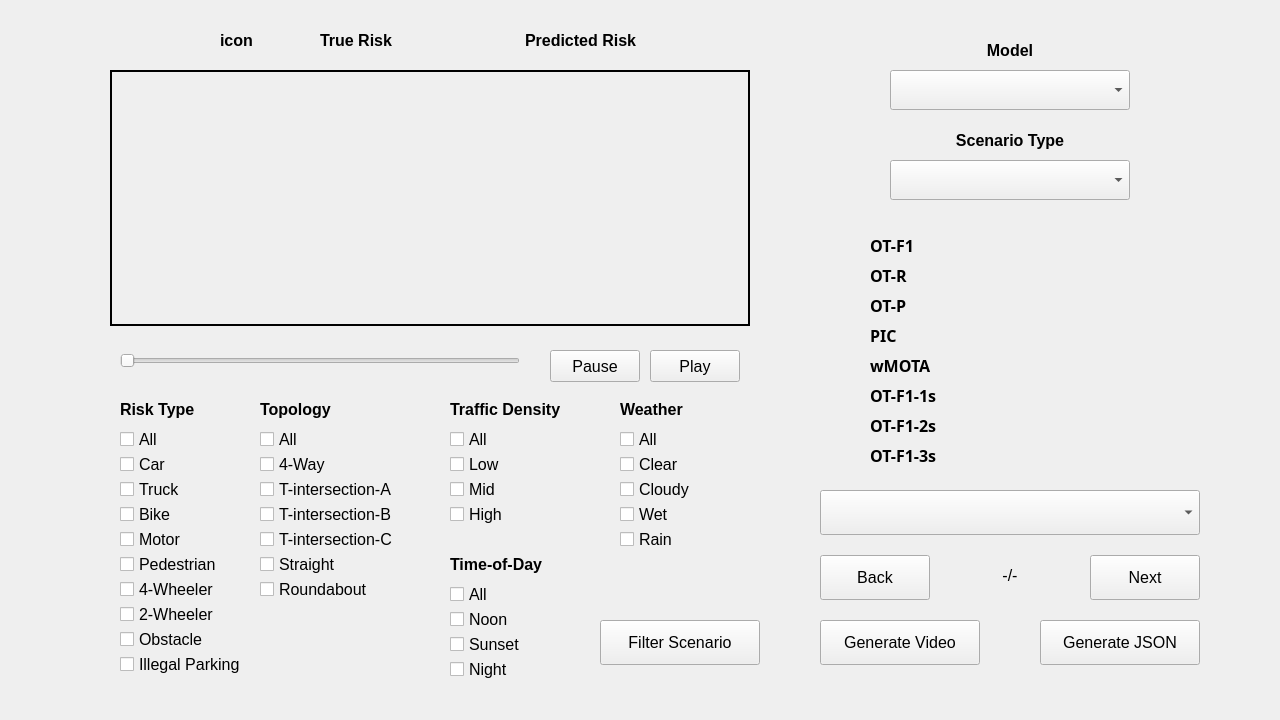
<?xml version="1.0" encoding="UTF-8"?>
<ui version="4.0">
 <class>MainWindow</class>
 <widget class="QMainWindow" name="MainWindow">
  <property name="windowModality">
   <enum>Qt::NonModal</enum>
  </property>
  <property name="geometry">
   <rect>
    <x>0</x>
    <y>0</y>
    <width>1280</width>
    <height>720</height>
   </rect>
  </property>
  <property name="minimumSize">
   <size>
    <width>1280</width>
    <height>720</height>
   </size>
  </property>
  <property name="maximumSize">
   <size>
    <width>1280</width>
    <height>720</height>
   </size>
  </property>
  <property name="font">
   <font>
    <family>Ubuntu</family>
    <pointsize>12</pointsize>
   </font>
  </property>
  <property name="windowTitle">
   <string>Scenario-based Analysis</string>
  </property>
  <widget class="QWidget" name="centralwidget">
   <widget class="QLabel" name="label_videoframe">
    <property name="geometry">
     <rect>
      <x>110</x>
      <y>70</y>
      <width>640</width>
      <height>256</height>
     </rect>
    </property>
    <property name="frameShape">
     <enum>QFrame::WinPanel</enum>
    </property>
    <property name="text">
     <string/>
    </property>
   </widget>
   <widget class="QLabel" name="label_scenario_cnt">
    <property name="geometry">
     <rect>
      <x>950</x>
      <y>555</y>
      <width>120</width>
      <height>40</height>
     </rect>
    </property>
    <property name="text">
     <string>-/-</string>
    </property>
    <property name="alignment">
     <set>Qt::AlignCenter</set>
    </property>
   </widget>
   <widget class="QPushButton" name="button_play">
    <property name="geometry">
     <rect>
      <x>650</x>
      <y>350</y>
      <width>90</width>
      <height>32</height>
     </rect>
    </property>
    <property name="text">
     <string>Play</string>
    </property>
   </widget>
   <widget class="QPushButton" name="button_pause">
    <property name="geometry">
     <rect>
      <x>550</x>
      <y>350</y>
      <width>90</width>
      <height>32</height>
     </rect>
    </property>
    <property name="text">
     <string>Pause</string>
    </property>
   </widget>
   <widget class="QSlider" name="slider_videoframe">
    <property name="geometry">
     <rect>
      <x>120</x>
      <y>350</y>
      <width>400</width>
      <height>22</height>
     </rect>
    </property>
    <property name="orientation">
     <enum>Qt::Horizontal</enum>
    </property>
   </widget>
   <widget class="QPushButton" name="button_back">
    <property name="geometry">
     <rect>
      <x>820</x>
      <y>555</y>
      <width>110</width>
      <height>45</height>
     </rect>
    </property>
    <property name="text">
     <string>Back</string>
    </property>
   </widget>
   <widget class="QPushButton" name="button_next">
    <property name="geometry">
     <rect>
      <x>1090</x>
      <y>555</y>
      <width>110</width>
      <height>45</height>
     </rect>
    </property>
    <property name="text">
     <string>Next</string>
    </property>
   </widget>
   <widget class="QLabel" name="attribute_label">
    <property name="geometry">
     <rect>
      <x>620</x>
      <y>395</y>
      <width>100</width>
      <height>29</height>
     </rect>
    </property>
    <property name="font">
     <font>
      <weight>75</weight>
      <bold>true</bold>
     </font>
    </property>
    <property name="text">
     <string>Weather</string>
    </property>
   </widget>
   <widget class="QLabel" name="model_label">
    <property name="geometry">
     <rect>
      <x>890</x>
      <y>30</y>
      <width>240</width>
      <height>40</height>
     </rect>
    </property>
    <property name="font">
     <font>
      <weight>75</weight>
      <bold>true</bold>
     </font>
    </property>
    <property name="text">
     <string>Model</string>
    </property>
    <property name="alignment">
     <set>Qt::AlignCenter</set>
    </property>
   </widget>
   <widget class="QComboBox" name="comboBox_model">
    <property name="geometry">
     <rect>
      <x>890</x>
      <y>70</y>
      <width>240</width>
      <height>40</height>
     </rect>
    </property>
   </widget>
   <widget class="QLabel" name="type_label">
    <property name="geometry">
     <rect>
      <x>890</x>
      <y>120</y>
      <width>240</width>
      <height>40</height>
     </rect>
    </property>
    <property name="font">
     <font>
      <weight>75</weight>
      <bold>true</bold>
     </font>
    </property>
    <property name="text">
     <string>Scenario Type</string>
    </property>
    <property name="alignment">
     <set>Qt::AlignCenter</set>
    </property>
   </widget>
   <widget class="QComboBox" name="comboBox_type">
    <property name="geometry">
     <rect>
      <x>890</x>
      <y>160</y>
      <width>240</width>
      <height>40</height>
     </rect>
    </property>
   </widget>
   <widget class="QLabel" name="f1_label">
    <property name="geometry">
     <rect>
      <x>870</x>
      <y>230</y>
      <width>280</width>
      <height>30</height>
     </rect>
    </property>
    <property name="font">
     <font>
      <family>AR PL UMing TW</family>
      <weight>75</weight>
      <bold>true</bold>
     </font>
    </property>
    <property name="text">
     <string>OT-F1</string>
    </property>
    <property name="textFormat">
     <enum>Qt::AutoText</enum>
    </property>
    <property name="alignment">
     <set>Qt::AlignLeading|Qt::AlignLeft|Qt::AlignVCenter</set>
    </property>
    <property name="openExternalLinks">
     <bool>false</bool>
    </property>
    <property name="textInteractionFlags">
     <set>Qt::LinksAccessibleByMouse</set>
    </property>
   </widget>
   <widget class="QLabel" name="recall_label">
    <property name="geometry">
     <rect>
      <x>870</x>
      <y>260</y>
      <width>280</width>
      <height>30</height>
     </rect>
    </property>
    <property name="font">
     <font>
      <family>AR PL UMing TW</family>
      <weight>75</weight>
      <bold>true</bold>
     </font>
    </property>
    <property name="text">
     <string>OT-R</string>
    </property>
   </widget>
   <widget class="QLabel" name="precision_label">
    <property name="geometry">
     <rect>
      <x>870</x>
      <y>290</y>
      <width>280</width>
      <height>30</height>
     </rect>
    </property>
    <property name="font">
     <font>
      <family>AR PL UMing TW</family>
      <weight>75</weight>
      <bold>true</bold>
     </font>
    </property>
    <property name="text">
     <string>OT-P</string>
    </property>
   </widget>
   <widget class="QLabel" name="pic_fa_label">
    <property name="geometry">
     <rect>
      <x>870</x>
      <y>320</y>
      <width>280</width>
      <height>30</height>
     </rect>
    </property>
    <property name="font">
     <font>
      <family>AR PL UMing TW</family>
      <weight>75</weight>
      <bold>true</bold>
     </font>
    </property>
    <property name="text">
     <string>PIC</string>
    </property>
   </widget>
   <widget class="QPushButton" name="button_gen_gif">
    <property name="geometry">
     <rect>
      <x>820</x>
      <y>620</y>
      <width>160</width>
      <height>45</height>
     </rect>
    </property>
    <property name="font">
     <font>
      <pointsize>12</pointsize>
     </font>
    </property>
    <property name="text">
     <string>Generate Video</string>
    </property>
   </widget>
   <widget class="QCheckBox" name="checkBox_weather_all">
    <property name="geometry">
     <rect>
      <x>620</x>
      <y>425</y>
      <width>80</width>
      <height>29</height>
     </rect>
    </property>
    <property name="text">
     <string>All</string>
    </property>
   </widget>
   <widget class="QCheckBox" name="checkBox_time_night">
    <property name="geometry">
     <rect>
      <x>450</x>
      <y>655</y>
      <width>110</width>
      <height>29</height>
     </rect>
    </property>
    <property name="text">
     <string>Night</string>
    </property>
   </widget>
   <widget class="QCheckBox" name="checkBox_weather_rain">
    <property name="geometry">
     <rect>
      <x>620</x>
      <y>525</y>
      <width>110</width>
      <height>29</height>
     </rect>
    </property>
    <property name="text">
     <string>Rain</string>
    </property>
   </widget>
   <widget class="QCheckBox" name="checkBox_time_sunset">
    <property name="geometry">
     <rect>
      <x>450</x>
      <y>630</y>
      <width>110</width>
      <height>29</height>
     </rect>
    </property>
    <property name="text">
     <string>Sunset</string>
    </property>
   </widget>
   <widget class="QLabel" name="attribute_label_2">
    <property name="geometry">
     <rect>
      <x>450</x>
      <y>395</y>
      <width>150</width>
      <height>29</height>
     </rect>
    </property>
    <property name="font">
     <font>
      <weight>75</weight>
      <bold>true</bold>
     </font>
    </property>
    <property name="text">
     <string>Traffic Density</string>
    </property>
   </widget>
   <widget class="QCheckBox" name="checkBox_density_all">
    <property name="geometry">
     <rect>
      <x>450</x>
      <y>425</y>
      <width>80</width>
      <height>29</height>
     </rect>
    </property>
    <property name="text">
     <string>All</string>
    </property>
   </widget>
   <widget class="QCheckBox" name="checkBox_density_mid">
    <property name="geometry">
     <rect>
      <x>450</x>
      <y>475</y>
      <width>110</width>
      <height>29</height>
     </rect>
    </property>
    <property name="text">
     <string>Mid</string>
    </property>
   </widget>
   <widget class="QCheckBox" name="checkBox_density_high">
    <property name="geometry">
     <rect>
      <x>450</x>
      <y>500</y>
      <width>110</width>
      <height>29</height>
     </rect>
    </property>
    <property name="text">
     <string>High</string>
    </property>
   </widget>
   <widget class="QCheckBox" name="checkBox_density_low">
    <property name="geometry">
     <rect>
      <x>450</x>
      <y>450</y>
      <width>110</width>
      <height>29</height>
     </rect>
    </property>
    <property name="text">
     <string>Low</string>
    </property>
   </widget>
   <widget class="QLabel" name="attribute_label_3">
    <property name="geometry">
     <rect>
      <x>120</x>
      <y>395</y>
      <width>100</width>
      <height>29</height>
     </rect>
    </property>
    <property name="font">
     <font>
      <weight>75</weight>
      <bold>true</bold>
     </font>
    </property>
    <property name="text">
     <string>Risk Type</string>
    </property>
   </widget>
   <widget class="QCheckBox" name="checkBox_actor_motor">
    <property name="geometry">
     <rect>
      <x>120</x>
      <y>525</y>
      <width>110</width>
      <height>29</height>
     </rect>
    </property>
    <property name="text">
     <string>Motor</string>
    </property>
   </widget>
   <widget class="QCheckBox" name="checkBox_actor_car">
    <property name="geometry">
     <rect>
      <x>120</x>
      <y>450</y>
      <width>110</width>
      <height>29</height>
     </rect>
    </property>
    <property name="text">
     <string>Car</string>
    </property>
   </widget>
   <widget class="QCheckBox" name="checkBox_actor_bike">
    <property name="geometry">
     <rect>
      <x>120</x>
      <y>500</y>
      <width>110</width>
      <height>29</height>
     </rect>
    </property>
    <property name="text">
     <string>Bike</string>
    </property>
   </widget>
   <widget class="QCheckBox" name="checkBox_actor_all">
    <property name="geometry">
     <rect>
      <x>120</x>
      <y>425</y>
      <width>80</width>
      <height>29</height>
     </rect>
    </property>
    <property name="text">
     <string>All</string>
    </property>
   </widget>
   <widget class="QCheckBox" name="checkBox_actor_truck">
    <property name="geometry">
     <rect>
      <x>120</x>
      <y>475</y>
      <width>110</width>
      <height>29</height>
     </rect>
    </property>
    <property name="text">
     <string>Truck</string>
    </property>
   </widget>
   <widget class="QCheckBox" name="checkBox_actor_pedestrian">
    <property name="geometry">
     <rect>
      <x>120</x>
      <y>550</y>
      <width>120</width>
      <height>29</height>
     </rect>
    </property>
    <property name="text">
     <string>Pedestrian</string>
    </property>
   </widget>
   <widget class="QCheckBox" name="checkBox_actor_4wheel">
    <property name="geometry">
     <rect>
      <x>120</x>
      <y>575</y>
      <width>120</width>
      <height>29</height>
     </rect>
    </property>
    <property name="text">
     <string>4-Wheeler</string>
    </property>
   </widget>
   <widget class="QCheckBox" name="checkBox_actor_2wheel">
    <property name="geometry">
     <rect>
      <x>120</x>
      <y>600</y>
      <width>120</width>
      <height>29</height>
     </rect>
    </property>
    <property name="text">
     <string>2-Wheeler</string>
    </property>
   </widget>
   <widget class="QCheckBox" name="checkBox_time_noon">
    <property name="geometry">
     <rect>
      <x>450</x>
      <y>605</y>
      <width>110</width>
      <height>29</height>
     </rect>
    </property>
    <property name="text">
     <string>Noon</string>
    </property>
   </widget>
   <widget class="QCheckBox" name="checkBox_weather_cloudy">
    <property name="geometry">
     <rect>
      <x>620</x>
      <y>475</y>
      <width>110</width>
      <height>29</height>
     </rect>
    </property>
    <property name="text">
     <string>Cloudy</string>
    </property>
   </widget>
   <widget class="QCheckBox" name="checkBox_weather_clear">
    <property name="geometry">
     <rect>
      <x>620</x>
      <y>450</y>
      <width>110</width>
      <height>29</height>
     </rect>
    </property>
    <property name="text">
     <string>Clear</string>
    </property>
   </widget>
   <widget class="QCheckBox" name="checkBox_topology_3way_A">
    <property name="geometry">
     <rect>
      <x>260</x>
      <y>475</y>
      <width>170</width>
      <height>29</height>
     </rect>
    </property>
    <property name="text">
     <string>T-intersection-A</string>
    </property>
   </widget>
   <widget class="QCheckBox" name="checkBox_topology_straight">
    <property name="geometry">
     <rect>
      <x>260</x>
      <y>550</y>
      <width>110</width>
      <height>29</height>
     </rect>
    </property>
    <property name="text">
     <string>Straight</string>
    </property>
   </widget>
   <widget class="QLabel" name="attribute_label_4">
    <property name="geometry">
     <rect>
      <x>260</x>
      <y>395</y>
      <width>100</width>
      <height>29</height>
     </rect>
    </property>
    <property name="font">
     <font>
      <weight>75</weight>
      <bold>true</bold>
     </font>
    </property>
    <property name="text">
     <string>Topology</string>
    </property>
   </widget>
   <widget class="QCheckBox" name="checkBox_topology_all">
    <property name="geometry">
     <rect>
      <x>260</x>
      <y>425</y>
      <width>80</width>
      <height>29</height>
     </rect>
    </property>
    <property name="text">
     <string>All</string>
    </property>
   </widget>
   <widget class="QCheckBox" name="checkBox_topology_4way">
    <property name="geometry">
     <rect>
      <x>260</x>
      <y>450</y>
      <width>110</width>
      <height>29</height>
     </rect>
    </property>
    <property name="text">
     <string>4-Way</string>
    </property>
   </widget>
   <widget class="QCheckBox" name="checkBox_topology_roundabout">
    <property name="geometry">
     <rect>
      <x>260</x>
      <y>575</y>
      <width>170</width>
      <height>29</height>
     </rect>
    </property>
    <property name="text">
     <string>Roundabout</string>
    </property>
   </widget>
   <widget class="QComboBox" name="comboBox_scenario_list">
    <property name="geometry">
     <rect>
      <x>820</x>
      <y>490</y>
      <width>380</width>
      <height>45</height>
     </rect>
    </property>
    <property name="sizePolicy">
     <sizepolicy hsizetype="Fixed" vsizetype="Fixed">
      <horstretch>0</horstretch>
      <verstretch>0</verstretch>
     </sizepolicy>
    </property>
    <property name="font">
     <font>
      <weight>50</weight>
      <bold>false</bold>
     </font>
    </property>
    <property name="iconSize">
     <size>
      <width>20</width>
      <height>20</height>
     </size>
    </property>
   </widget>
   <widget class="QPushButton" name="button_filter_scenario">
    <property name="geometry">
     <rect>
      <x>600</x>
      <y>620</y>
      <width>160</width>
      <height>45</height>
     </rect>
    </property>
    <property name="text">
     <string>Filter Scenario</string>
    </property>
   </widget>
   <widget class="QPushButton" name="button_gen_json">
    <property name="geometry">
     <rect>
      <x>1040</x>
      <y>620</y>
      <width>160</width>
      <height>45</height>
     </rect>
    </property>
    <property name="toolTip">
     <string>&lt;html&gt;&lt;head/&gt;&lt;body&gt;&lt;p&gt;123&lt;/p&gt;&lt;/body&gt;&lt;/html&gt;</string>
    </property>
    <property name="text">
     <string>Generate JSON</string>
    </property>
   </widget>
   <widget class="QCheckBox" name="checkBox_topology_3way_C">
    <property name="geometry">
     <rect>
      <x>260</x>
      <y>525</y>
      <width>170</width>
      <height>29</height>
     </rect>
    </property>
    <property name="text">
     <string>T-intersection-C</string>
    </property>
   </widget>
   <widget class="QCheckBox" name="checkBox_topology_3way_B">
    <property name="geometry">
     <rect>
      <x>260</x>
      <y>500</y>
      <width>170</width>
      <height>29</height>
     </rect>
    </property>
    <property name="text">
     <string>T-intersection-B</string>
    </property>
   </widget>
   <widget class="QLabel" name="attribute_label_5">
    <property name="geometry">
     <rect>
      <x>450</x>
      <y>550</y>
      <width>120</width>
      <height>29</height>
     </rect>
    </property>
    <property name="font">
     <font>
      <weight>75</weight>
      <bold>true</bold>
     </font>
    </property>
    <property name="text">
     <string>Time-of-Day</string>
    </property>
   </widget>
   <widget class="QCheckBox" name="checkBox_time_all">
    <property name="geometry">
     <rect>
      <x>450</x>
      <y>580</y>
      <width>80</width>
      <height>29</height>
     </rect>
    </property>
    <property name="text">
     <string>All</string>
    </property>
   </widget>
   <widget class="QLabel" name="consistency_label_1">
    <property name="geometry">
     <rect>
      <x>870</x>
      <y>380</y>
      <width>280</width>
      <height>30</height>
     </rect>
    </property>
    <property name="font">
     <font>
      <family>AR PL UMing TW</family>
      <weight>75</weight>
      <bold>true</bold>
     </font>
    </property>
    <property name="text">
     <string>OT-F1-1s</string>
    </property>
   </widget>
   <widget class="QLabel" name="consistency_label_2">
    <property name="geometry">
     <rect>
      <x>870</x>
      <y>410</y>
      <width>280</width>
      <height>30</height>
     </rect>
    </property>
    <property name="font">
     <font>
      <family>AR PL UMing TW</family>
      <weight>75</weight>
      <bold>true</bold>
     </font>
    </property>
    <property name="text">
     <string>OT-F1-2s</string>
    </property>
   </widget>
   <widget class="QLabel" name="consistency_label_3">
    <property name="geometry">
     <rect>
      <x>870</x>
      <y>440</y>
      <width>280</width>
      <height>30</height>
     </rect>
    </property>
    <property name="font">
     <font>
      <family>AR PL UMing TW</family>
      <weight>75</weight>
      <bold>true</bold>
     </font>
    </property>
    <property name="text">
     <string>OT-F1-3s</string>
    </property>
   </widget>
   <widget class="QCheckBox" name="checkBox_weather_wet">
    <property name="geometry">
     <rect>
      <x>620</x>
      <y>500</y>
      <width>110</width>
      <height>29</height>
     </rect>
    </property>
    <property name="text">
     <string>Wet</string>
    </property>
   </widget>
   <widget class="QLabel" name="f1_diff_label">
    <property name="geometry">
     <rect>
      <x>1060</x>
      <y>230</y>
      <width>181</width>
      <height>30</height>
     </rect>
    </property>
    <property name="font">
     <font>
      <family>AR PL UMing TW</family>
      <weight>75</weight>
      <bold>true</bold>
     </font>
    </property>
    <property name="text">
     <string/>
    </property>
    <property name="textFormat">
     <enum>Qt::AutoText</enum>
    </property>
    <property name="alignment">
     <set>Qt::AlignCenter</set>
    </property>
    <property name="openExternalLinks">
     <bool>false</bool>
    </property>
    <property name="textInteractionFlags">
     <set>Qt::LinksAccessibleByMouse</set>
    </property>
   </widget>
   <widget class="QLabel" name="recall_diff_label">
    <property name="geometry">
     <rect>
      <x>1060</x>
      <y>260</y>
      <width>181</width>
      <height>30</height>
     </rect>
    </property>
    <property name="font">
     <font>
      <family>AR PL UMing TW</family>
      <weight>75</weight>
      <bold>true</bold>
     </font>
    </property>
    <property name="text">
     <string/>
    </property>
    <property name="textFormat">
     <enum>Qt::AutoText</enum>
    </property>
    <property name="alignment">
     <set>Qt::AlignCenter</set>
    </property>
    <property name="openExternalLinks">
     <bool>false</bool>
    </property>
    <property name="textInteractionFlags">
     <set>Qt::LinksAccessibleByMouse</set>
    </property>
   </widget>
   <widget class="QLabel" name="precision_diff_label">
    <property name="geometry">
     <rect>
      <x>1060</x>
      <y>290</y>
      <width>181</width>
      <height>30</height>
     </rect>
    </property>
    <property name="font">
     <font>
      <family>AR PL UMing TW</family>
      <weight>75</weight>
      <bold>true</bold>
     </font>
    </property>
    <property name="text">
     <string/>
    </property>
    <property name="textFormat">
     <enum>Qt::AutoText</enum>
    </property>
    <property name="alignment">
     <set>Qt::AlignCenter</set>
    </property>
    <property name="openExternalLinks">
     <bool>false</bool>
    </property>
    <property name="textInteractionFlags">
     <set>Qt::LinksAccessibleByMouse</set>
    </property>
   </widget>
   <widget class="QLabel" name="pic_fa_diff_label">
    <property name="geometry">
     <rect>
      <x>1060</x>
      <y>320</y>
      <width>181</width>
      <height>30</height>
     </rect>
    </property>
    <property name="font">
     <font>
      <family>AR PL UMing TW</family>
      <weight>75</weight>
      <bold>true</bold>
     </font>
    </property>
    <property name="text">
     <string/>
    </property>
    <property name="textFormat">
     <enum>Qt::AutoText</enum>
    </property>
    <property name="alignment">
     <set>Qt::AlignCenter</set>
    </property>
    <property name="openExternalLinks">
     <bool>false</bool>
    </property>
    <property name="textInteractionFlags">
     <set>Qt::LinksAccessibleByMouse</set>
    </property>
   </widget>
   <widget class="QLabel" name="consistency_diff_label_1">
    <property name="geometry">
     <rect>
      <x>1060</x>
      <y>380</y>
      <width>181</width>
      <height>30</height>
     </rect>
    </property>
    <property name="font">
     <font>
      <family>AR PL UMing TW</family>
      <weight>75</weight>
      <bold>true</bold>
     </font>
    </property>
    <property name="text">
     <string/>
    </property>
    <property name="textFormat">
     <enum>Qt::AutoText</enum>
    </property>
    <property name="alignment">
     <set>Qt::AlignCenter</set>
    </property>
    <property name="openExternalLinks">
     <bool>false</bool>
    </property>
    <property name="textInteractionFlags">
     <set>Qt::LinksAccessibleByMouse</set>
    </property>
   </widget>
   <widget class="QLabel" name="consistency_diff_label_2">
    <property name="geometry">
     <rect>
      <x>1060</x>
      <y>410</y>
      <width>181</width>
      <height>30</height>
     </rect>
    </property>
    <property name="font">
     <font>
      <family>AR PL UMing TW</family>
      <weight>75</weight>
      <bold>true</bold>
     </font>
    </property>
    <property name="text">
     <string/>
    </property>
    <property name="textFormat">
     <enum>Qt::AutoText</enum>
    </property>
    <property name="alignment">
     <set>Qt::AlignCenter</set>
    </property>
    <property name="openExternalLinks">
     <bool>false</bool>
    </property>
    <property name="textInteractionFlags">
     <set>Qt::LinksAccessibleByMouse</set>
    </property>
   </widget>
   <widget class="QLabel" name="consistency_diff_label_3">
    <property name="geometry">
     <rect>
      <x>1060</x>
      <y>440</y>
      <width>181</width>
      <height>30</height>
     </rect>
    </property>
    <property name="font">
     <font>
      <family>AR PL UMing TW</family>
      <weight>75</weight>
      <bold>true</bold>
     </font>
    </property>
    <property name="text">
     <string/>
    </property>
    <property name="textFormat">
     <enum>Qt::AutoText</enum>
    </property>
    <property name="alignment">
     <set>Qt::AlignCenter</set>
    </property>
    <property name="openExternalLinks">
     <bool>false</bool>
    </property>
    <property name="textInteractionFlags">
     <set>Qt::LinksAccessibleByMouse</set>
    </property>
   </widget>
   <widget class="QLabel" name="label_icon">
    <property name="geometry">
     <rect>
      <x>220</x>
      <y>15</y>
      <width>420</width>
      <height>50</height>
     </rect>
    </property>
    <property name="font">
     <font>
      <weight>75</weight>
      <bold>true</bold>
     </font>
    </property>
    <property name="frameShape">
     <enum>QFrame::NoFrame</enum>
    </property>
    <property name="text">
     <string>icon</string>
    </property>
   </widget>
   <widget class="QLabel" name="label_icon_2">
    <property name="geometry">
     <rect>
      <x>320</x>
      <y>15</y>
      <width>101</width>
      <height>50</height>
     </rect>
    </property>
    <property name="font">
     <font>
      <weight>75</weight>
      <bold>true</bold>
     </font>
    </property>
    <property name="frameShape">
     <enum>QFrame::NoFrame</enum>
    </property>
    <property name="text">
     <string>True Risk</string>
    </property>
   </widget>
   <widget class="QLabel" name="label_icon_3">
    <property name="geometry">
     <rect>
      <x>525</x>
      <y>15</y>
      <width>160</width>
      <height>50</height>
     </rect>
    </property>
    <property name="font">
     <font>
      <weight>75</weight>
      <bold>true</bold>
     </font>
    </property>
    <property name="frameShape">
     <enum>QFrame::NoFrame</enum>
    </property>
    <property name="text">
     <string>Predicted Risk</string>
    </property>
   </widget>
   <widget class="QCheckBox" name="checkBox_actor_obstacle">
    <property name="geometry">
     <rect>
      <x>120</x>
      <y>625</y>
      <width>120</width>
      <height>29</height>
     </rect>
    </property>
    <property name="text">
     <string>Obstacle</string>
    </property>
   </widget>
   <widget class="QCheckBox" name="checkBox_actor_parking">
    <property name="geometry">
     <rect>
      <x>120</x>
      <y>650</y>
      <width>160</width>
      <height>29</height>
     </rect>
    </property>
    <property name="text">
     <string>Illegal Parking</string>
    </property>
   </widget>
   <widget class="QLabel" name="wMOTA_label">
    <property name="geometry">
     <rect>
      <x>870</x>
      <y>350</y>
      <width>280</width>
      <height>30</height>
     </rect>
    </property>
    <property name="font">
     <font>
      <family>AR PL UMing TW</family>
      <weight>75</weight>
      <bold>true</bold>
     </font>
    </property>
    <property name="text">
     <string>wMOTA</string>
    </property>
   </widget>
   <widget class="QLabel" name="wMOTA_diff_label">
    <property name="geometry">
     <rect>
      <x>1060</x>
      <y>350</y>
      <width>181</width>
      <height>30</height>
     </rect>
    </property>
    <property name="font">
     <font>
      <family>AR PL UMing TW</family>
      <weight>75</weight>
      <bold>true</bold>
     </font>
    </property>
    <property name="text">
     <string/>
    </property>
    <property name="textFormat">
     <enum>Qt::AutoText</enum>
    </property>
    <property name="alignment">
     <set>Qt::AlignCenter</set>
    </property>
    <property name="openExternalLinks">
     <bool>false</bool>
    </property>
    <property name="textInteractionFlags">
     <set>Qt::LinksAccessibleByMouse</set>
    </property>
   </widget>
  </widget>
 </widget>
 <resources/>
 <connections/>
</ui>
